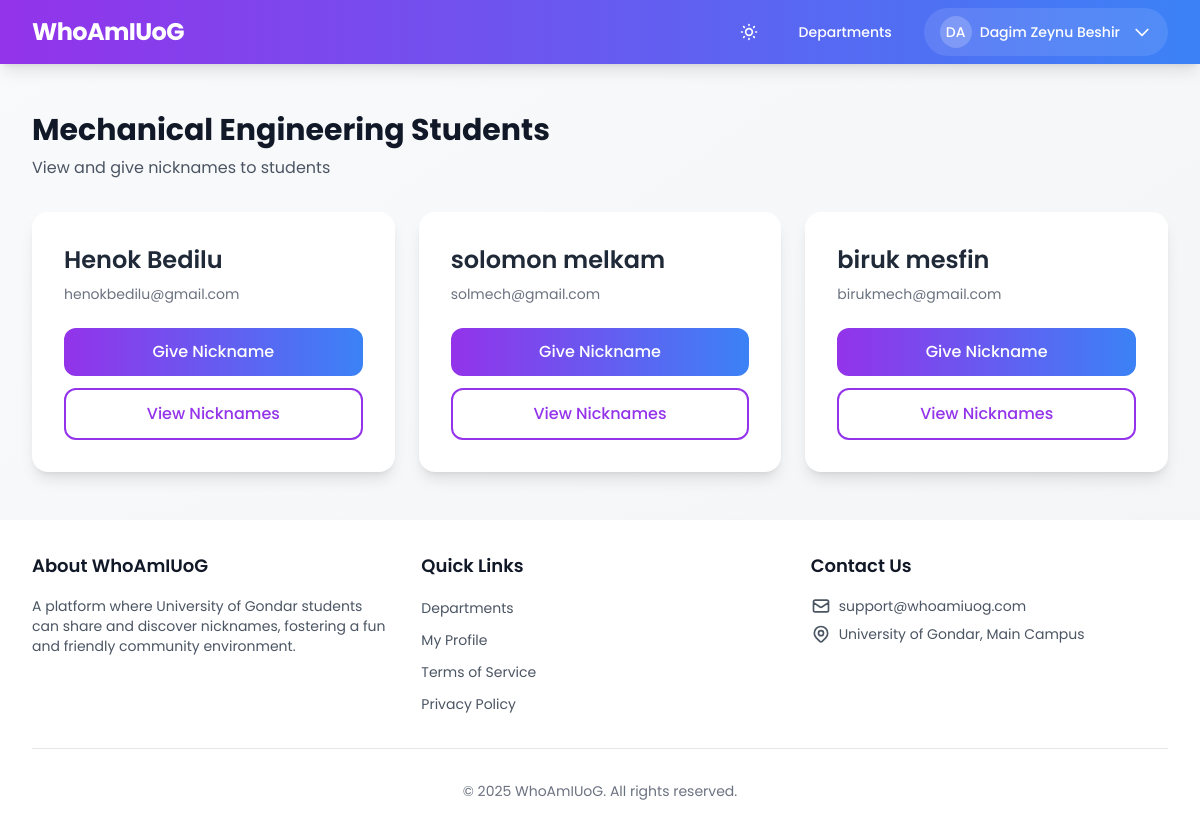
The page /department/1/ (signed in) on the database its author committed.
### accounts/models.py (models this page shows, shortened)
class Profile(models.Model):
    user = models.OneToOneField(
        User,
        on_delete=models.CASCADE,
        related_name='profile'
    )
    full_name = models.CharField(max_length=255)
    department = models.ForeignKey(
        Department,
        on_delete=models.CASCADE,
        related_name='profiles'
    )
    created_at = models.DateTimeField(auto_now_add=True)
    updated_at = models.DateTimeField(auto_now=True)
    registration_complete = models.BooleanField(default=False)
    class Meta:
        constraints = [
            models.UniqueConstraint(
                fields=['user'],
                name='unique_user_profile'
            )
        ]

class Department(models.Model):
    name = models.CharField(max_length=100, unique=True)
    class Meta:
        ordering = ['name']

### nicknames/views.py (the view)
# urls.py: path('department/<int:department_id>/', views.student_list, name='student_list'),
@login_required
def student_list(request, department_id):
    department = get_object_or_404(Department, id=department_id)
    students = Profile.objects.filter(department=department).exclude(user=request.user)
    return render(request, 'nicknames/student_list.html', {
        'department': department,
        'students': students
    })

### templates/nicknames/student_list.html (shortened to what this page needs)
{% extends 'base.html' %}
{% block content %}
<div class="mb-8">
    <h1 class="text-3xl font-bold text-gray-900">{{ department.name }} Students</h1>
    <p class="mt-2 text-gray-600">View and give nicknames to students</p>
</div>
<div class="grid grid-cols-1 md:grid-cols-2 lg:grid-cols-3 gap-6">
    {% for student in students %}
    <div class="bg-white rounded-2xl shadow-lg p-8">
        <div class="flex items-start justify-between">
            <div>
                <h3 class="text-2xl font-semibold text-gray-800">{{ student.full_name }}</h3>
                <p class="text-sm text-gray-500 mt-2">{{ student.user.email }}</p>
            </div>
        </div>
        <div class="mt-6 space-y-3">
            <a href="{% url 'nicknames:give_nickname' student.user.id %}"
               class="inline-flex items-center justify-center w-full px-6 py-3 text-base font-medium text-white bg-gradient-to-r from-purple-600 to-blue-500 rounded-xl hover:from-purple-700 hover:to-blue-600 focus:outline-none focus:ring-2 focus:ring-offset-2 focus:ring-purple-500 transform transition-all duration-200">
                Give Nickname
            </a>
            <a href="{% url 'nicknames:student_detail' student.user.id %}"
               class="inline-flex items-center justify-center w-full px-6 py-3 text-base font-medium text-purple-600 border-2 border-purple-600 rounded-xl hover:bg-purple-50 focus:outline-none focus:ring-2 focus:ring-offset-2 focus:ring-purple-500 transform transition-all duration-200">
                View Nicknames
            </a>
        </div>
    </div>
    {% endfor %}
</div>
{% endblock %}

### templates/base.html (shortened to what this page needs)
<!DOCTYPE html>
<html lang="en" class="h-full" x-data="{ darkMode: localStorage.getItem('darkMode') === 'true' }"
      x-bind:class="{ 'dark': darkMode }">
<head>
    <script src="https://cdn.tailwindcss.com"></script>
</head>
<body class="h-full bg-gradient-to-br from-gray-50 to-gray-100 dark:from-gray-900 dark:to-gray-800 transition-colors duration-200 flex flex-col min-h-screen">
    <nav class="bg-gradient-to-r from-purple-600 to-blue-500 dark:from-purple-800 dark:to-blue-700 shadow-lg" x-data="{ mobileMenu: false }">
        <div class="max-w-7xl mx-auto px-4 sm:px-6 lg:px-8">
            <div class="flex justify-between h-16">
                <div class="flex items-center">
                    <a href="{% url 'nicknames:home' %}" class="flex items-center flex-shrink-0">
                        <span class="text-white text-xl md:text-2xl font-bold tracking-tight">WhoAmIUoG</span>
                    </a>
                </div>
                <div class="flex items-center space-x-2 md:space-x-4">
                    {% if user.is_authenticated %}
                        <button @click="darkMode = !darkMode; localStorage.setItem('darkMode', darkMode)"
                                class="p-2 text-white hover:bg-white/10 rounded-full">
                        </button>
                        <div class="hidden md:flex items-center space-x-4">
                            <a href="{% url 'nicknames:department_list' %}"
                               class="text-white hover:bg-white/10 px-4 py-2 rounded-full text-sm font-medium transition duration-150 ease-in-out">
                                Departments
                            </a>
                            <div class="relative" x-data="{ open: false }">
                                <button @click="open = !open"
                                        class="flex items-center space-x-3 bg-white/10 hover:bg-white/20 px-4 py-2 rounded-full text-white transition duration-150 ease-in-out">
                                    <div class="flex items-center space-x-2">
                                        <div class="w-8 h-8 bg-white/20 rounded-full flex items-center justify-center">
                                            <span class="text-white text-sm font-medium">
                                                {{ user.profile.full_name|slice:":2"|upper }}
                                            </span>
                                        </div>
                                        <span class="text-sm font-medium hidden sm:block">
                                            {{ user.profile.full_name }}
                                        </span>
                                    </div>
                                    <svg class="h-5 w-5 text-white" fill="none" stroke="currentColor" viewBox="0 0 24 24">
                                        <path stroke-linecap="round" stroke-linejoin="round" stroke-width="2" d="M19 9l-7 7-7-7"/>
                                    </svg>
                                </button>
                            </div>
                        </div>
                    {% endif %}
                </div>
            </div>
        </div>
    </nav>
    <main class="flex-grow max-w-7xl mx-auto px-4 sm:px-6 lg:px-8 py-6 md:py-12">
        {% block content %}
        {% endblock %}
    </main>
    <footer class="bg-white dark:bg-gray-800 shadow-lg mt-auto">
        <div class="max-w-7xl mx-auto px-4 sm:px-6 lg:px-8 py-8">
            <div class="grid grid-cols-1 md:grid-cols-3 gap-8">
                <div>
                    <h3 class="text-lg font-semibold text-gray-900 dark:text-white mb-4">About WhoAmIUoG</h3>
                    <p class="text-gray-600 dark:text-gray-300 text-sm">
                        A platform where University of Gondar students can share and discover nicknames, fostering a fun and friendly community environment.
                    </p>
                </div>
                <div>
                    <h3 class="text-lg font-semibold text-gray-900 dark:text-white mb-4">Quick Links</h3>
                    <ul class="space-y-2">
                        <li>
                            <a href="{% url 'nicknames:department_list' %}"
                               class="text-gray-600 dark:text-gray-300 hover:text-purple-600 dark:hover:text-purple-400 text-sm">
                                Departments
                            </a>
                        </li>
                        {% if user.is_authenticated %}
                        <li>
                            <a href="{% url 'nicknames:student_detail' user.id %}"
                               class="text-gray-600 dark:text-gray-300 hover:text-purple-600 dark:hover:text-purple-400 text-sm">
                                My Profile
                            </a>
                        </li>
                        {% endif %}
                        <li>
                            <a href="{% url 'nicknames:terms' %}"
                               class="text-gray-600 dark:text-gray-300 hover:text-purple-600 dark:hover:text-purple-400 text-sm">
                                Terms of Service
                            </a>
                        </li>
                        <li>
                            <a href="#"
                               class="text-gray-600 dark:text-gray-300 hover:text-purple-600 dark:hover:text-purple-400 text-sm">
                                Privacy Policy
                            </a>
                        </li>
                    </ul>
                </div>
                <div>
                    <h3 class="text-lg font-semibold text-gray-900 dark:text-white mb-4">Contact Us</h3>
                    <div class="space-y-2">
                        <p class="text-gray-600 dark:text-gray-300 text-sm flex items-center">
                            <svg class="h-5 w-5 mr-2" fill="none" stroke="currentColor" viewBox="0 0 24 24">
                                <path stroke-linecap="round" stroke-linejoin="round" stroke-width="2"
                                      d="M3 8l7.89 5.26a2 2 0 002.22 0L21 8M5 19h14a2 2 0 002-2V7a2 2 0 00-2-2H5a2 2 0 00-2 2v10a2 2 0 002 2z"/>
                            </svg>
                            support@whoamiuog.com
                        </p>
                        <p class="text-gray-600 dark:text-gray-300 text-sm flex items-center">
                            University of Gondar, Main Campus
                        </p>
                    </div>
                </div>
            </div>
            <div class="mt-8 pt-8 border-t border-gray-200 dark:border-gray-700">
                <p class="text-center text-gray-500 dark:text-gray-400 text-sm">
                    © {% now "Y" %} WhoAmIUoG. All rights reserved.
                </p>
            </div>
        </div>
    </footer>
</body>
</html>

### templates/base.html (style rules this page uses)
body { font-family: 'Poppins', sans-serif; }

### rows shown on the page
Department: name "Mechanical Engineering"
Profile: full_name "Henok Bedilu", user.email "henokbedilu@gmail.com"
Profile: full_name "solomon melkam", user.email "solmech@gmail.com"
Profile: full_name "biruk mesfin", user.email "birukmech@gmail.com"

### other values the page prints
{{ user.profile.full_name|slice:":2"|upper }} "DA"
{{ user.profile.full_name }} "Dagim Zeynu Beshir"
